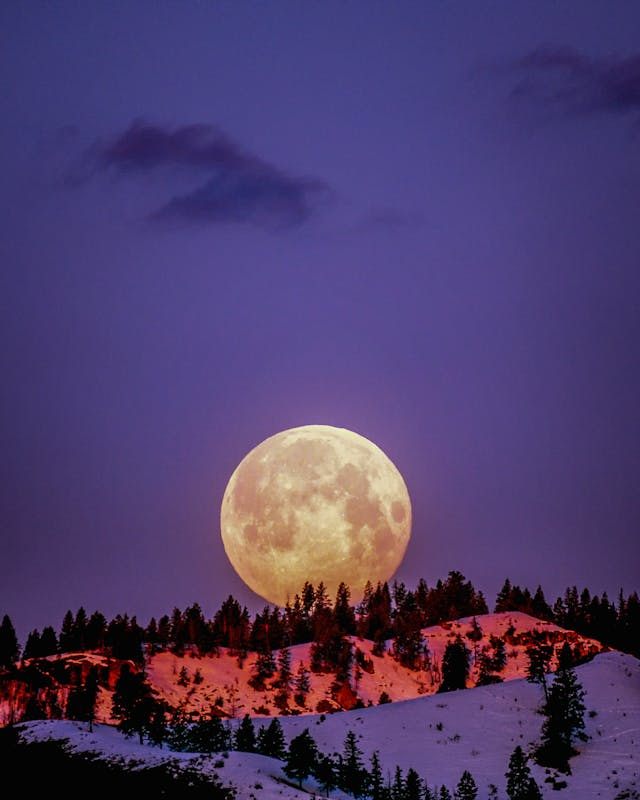
#> input picture SupportingDocument/moon-pexels-frank-cone (2).jpg, 640 x 800 px
$ jupyter execute --allow-errors Imagedata_Augmentation_and_Image_Classification.ipynb   (shell and % lines are left out)
#> lines starting #> are read from the running program, lines starting #| are printed output that depends on the picture
Assignment Title: Imagedata Augmentation and Image Classification

Authors: Koustab Ghosh1 & Sujoy Kumar Biswas2

Affiliation:

1. Researcher, IDEAS-TIH, Indian Statistical Institute, Kolkata
2. Head of Research & Innovation, IDEAS-TIH, Indian Statistical Institute, Kolkata
Dated: Sep 07th, 2025

I. Basic Image-Handling Processes with OpenCV
1. Reading and writing an image
2. Image transformations
Image transformations are important to augment the training dataset when the dataset size is small (i.e., the number of images is too few). In the following we shall see a few OpenCV functions to manage image data.

[cell 1]
# Method 1: Reading a color image an converting to grayscale image

import matplotlib.pyplot as plt
from PIL import Image

original = Image.open('moon-pexels-frank-cone (2).jpg')
#> original is the input picture: PIL image 640x800 RGB; mean R, G, B 78.2, 60.4, 105.7
grayscale = original.convert('L')
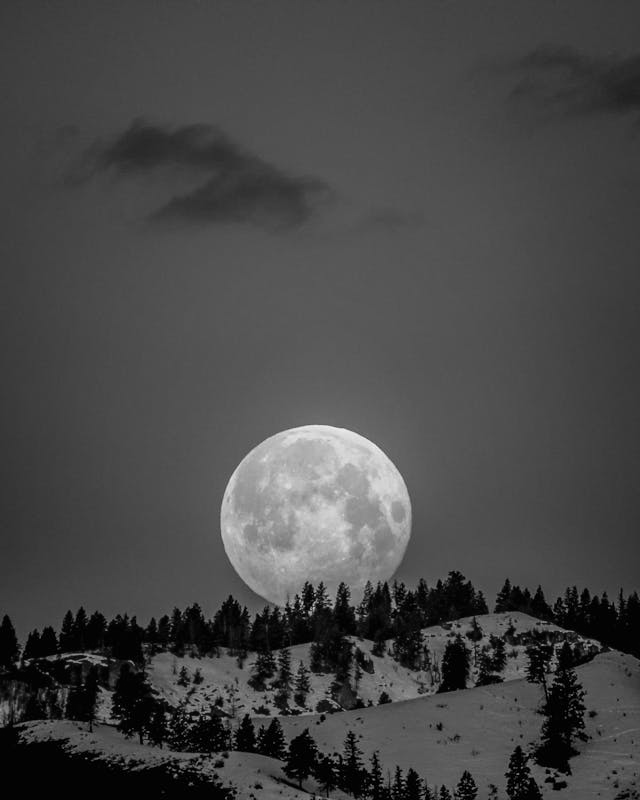
#> grayscale: PIL image 640x800 L; min 0, max 241, mean 70.9

fig, axes = plt.subplots(1, 2, figsize=(8, 4))
ax = axes.ravel()

ax[0].imshow(original)
ax[0].set_title("Original")
ax[1].imshow(grayscale, cmap=plt.cm.gray)
ax[1].set_title("Grayscale")

fig.tight_layout()
plt.show()
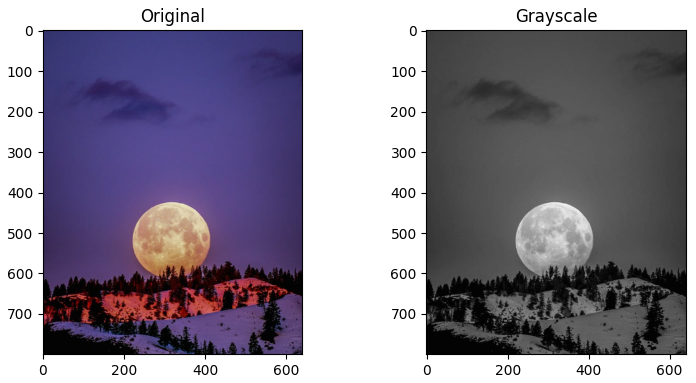
#> figure drawn by matplotlib, 2 panels

[cell 2]
# Method 2: Reading a color image an converting to grayscale image

import cv2
original = cv2.imread('moon-pexels-frank-cone (2).jpg')
#> original: shape (800, 640, 3)

# Use the cvtColor() function to grayscale the image
grayscale = cv2.cvtColor(original, cv2.COLOR_BGR2GRAY)
#> grayscale: shape (800, 640)

fig, axes = plt.subplots(1, 2, figsize=(8, 4))
ax = axes.ravel()

ax[0].imshow(original, cmap='gray')
ax[0].set_title("Original")
ax[1].imshow(grayscale, cmap='gray')
ax[1].set_title("Grayscale")

fig.tight_layout()
plt.show()
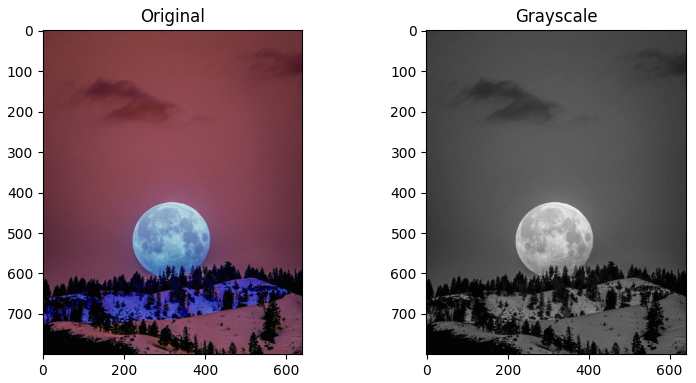
#> figure drawn by matplotlib, 2 panels; B, G, R data is drawn as R, G, B

Question 1

Why do you think the color images displayed above look different (that is, Method 1 vs Method 2)?

1. OpenCV loads images in BGR (Blue–Green–Red) color order.

2. PIL and Matplotlib load images in RGB (Red–Green–Blue) color order.

3. When an image loaded using OpenCV is displayed with Matplotlib without converting BGR → RGB,the red and blue channels get swapped.

4. This causes the color difference between Method 1 (PIL/Matplotlib) and Method 2 (OpenCV).

[cell 3]
# Method 1: Using PIL or Matplotlib
 # Correct colors (RGB)

from PIL import Image
import matplotlib.pyplot as plt

img1 = Image.open('moon-pexels-frank-cone (2).jpg')
plt.imshow(img1)
plt.show()

# Method 2: Using OpenCV
# Wrong colors (BGR order)
import cv2
img2 = cv2.imread('moon-pexels-frank-cone (2).jpg')
plt.imshow(img2)
plt.show()

II. Various Image Transformation

1. Grayscale conversion
2. Shifting
3.  Scaling

[cell 4]
import numpy as np
M = np.float32([[1, 0, 50], [0, 1, 100]])
original = cv2.imread('moon-pexels-frank-cone (2).jpg')
shifted = cv2.warpAffine(original, M, (original.shape[1], original.shape[0]))
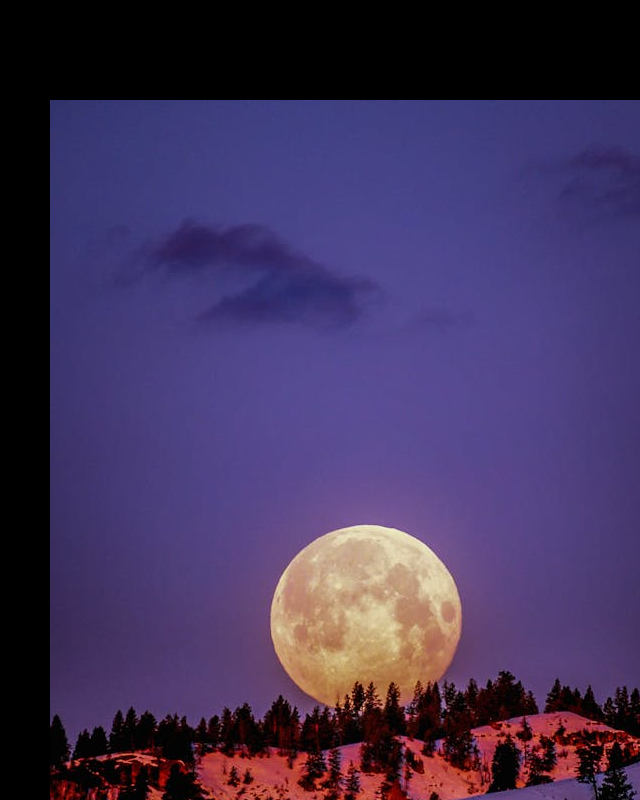
#> shifted: shape (800, 640, 3); mean B, G, R 90.3, 51.8, 66.7

fig, axes = plt.subplots(1, 2, figsize=(8, 4))
ax = axes.ravel()

ax[0].imshow(original, cmap='gray')
ax[0].set_title("Original")
ax[1].imshow(shifted, cmap='gray')
ax[1].set_title("Shifted")

fig.tight_layout()
plt.show()
#> figure, not shown here; B, G, R data is drawn as R, G, B

Question 2
Implement the following types of image transformation with OpenCV functions:

1. Image resize
2.   Image rotation

[cell 5]
# Importing required libraries
import cv2
from matplotlib import pyplot as plt

# Read the image
image = cv2.imread('moon-pexels-frank-cone (2).jpg')

# Convert from BGR (OpenCV default) to RGB for proper display
image_rgb = cv2.cvtColor(image, cv2.COLOR_BGR2RGB)


# 1. IMAGE RESIZE


# Resize the image to half of its original dimensions
resized_image = cv2.resize(image_rgb, (0, 0), fx=0.5, fy=0.5)


# 2. IMAGE ROTATION


# Get image height and width
(h, w) = image_rgb.shape[:2]
#> h = 800; w = 640

# Define the center of the image
center = (w // 2, h // 2)
#> center = (320, 400)

# Create the rotation matrix (rotate by 45 degrees)
rotation_matrix = cv2.getRotationMatrix2D(center, 45, 1.0)

# Apply the rotation
rotated_image = cv2.warpAffine(image_rgb, rotation_matrix, (w, h))
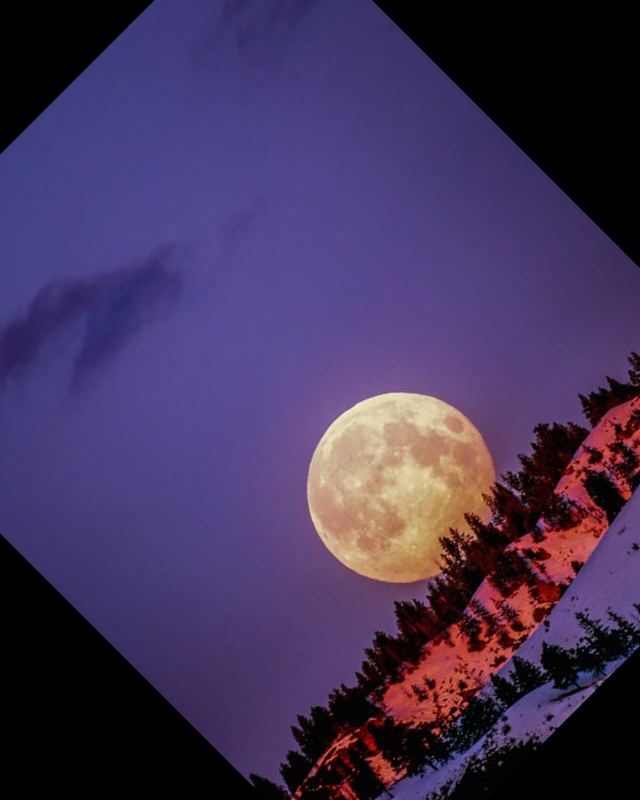
#> rotated_image: shape (800, 640, 3); mean R, G, B 67.4, 51.6, 88.8

# ------------------------------------------
# Display original, resized, and rotated images
# ------------------------------------------
plt.figure(figsize=(10, 12))

plt.subplot(1, 3, 1)
plt.imshow(image_rgb)
plt.title("Original Image")

plt.subplot(1, 3, 2)
plt.imshow(resized_image)
plt.title("Resized Image (30%)")

plt.subplot(1, 3, 3)
plt.imshow(rotated_image)
plt.title("Rotated Image (30°)")

plt.show()
